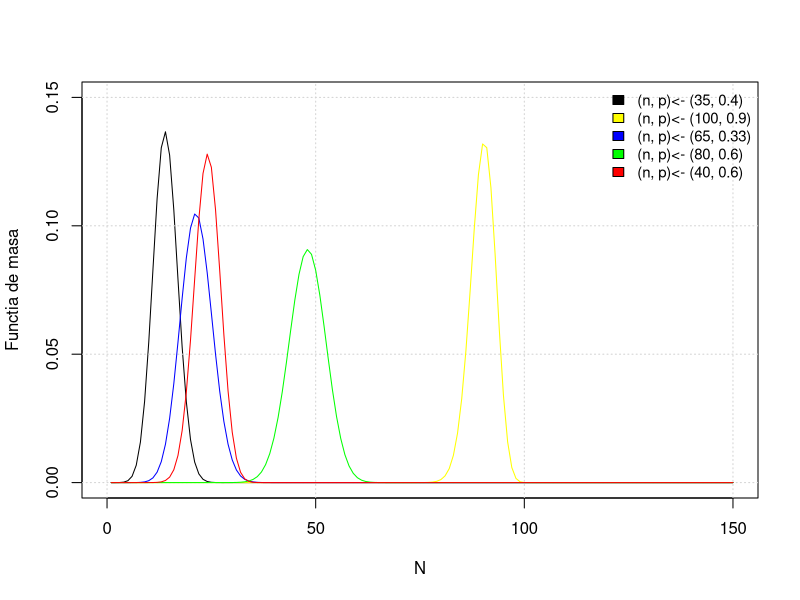
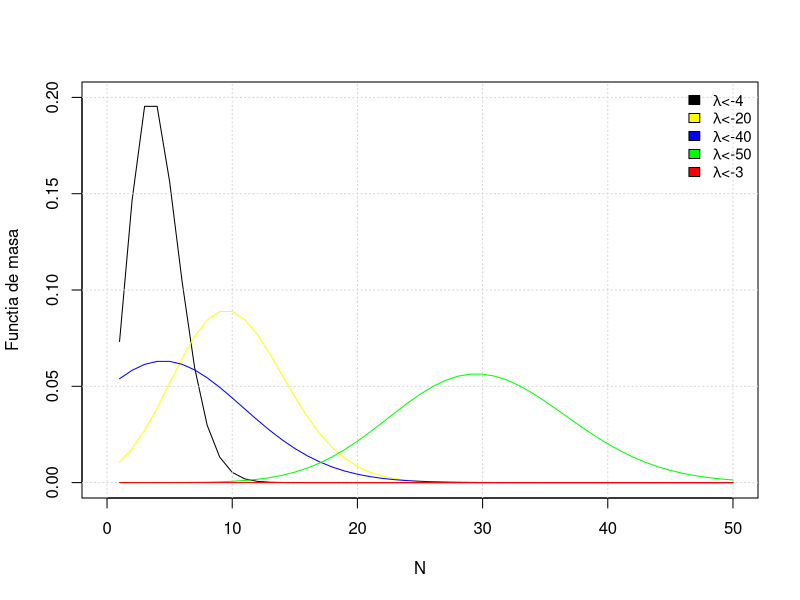
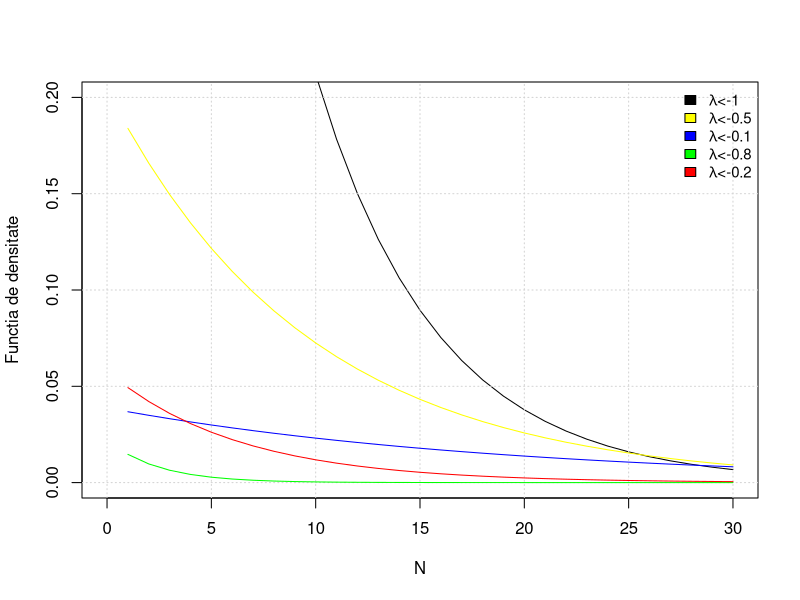
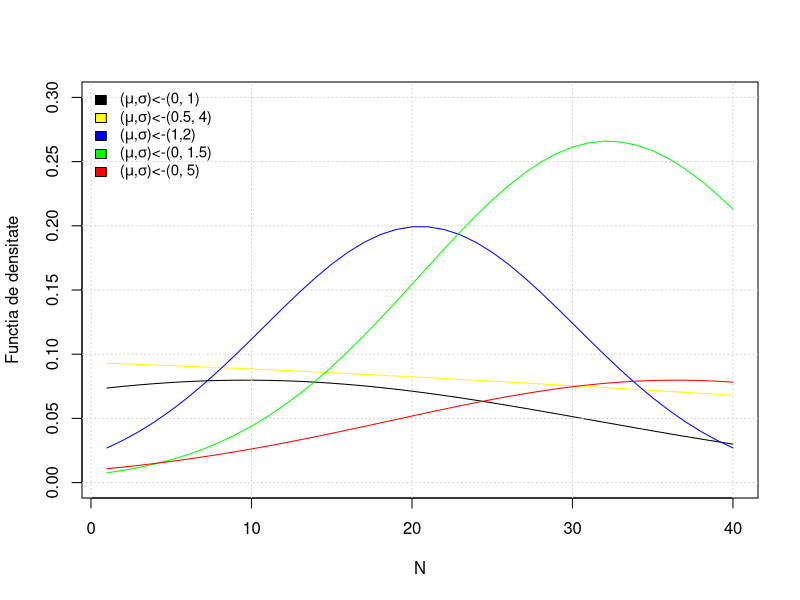
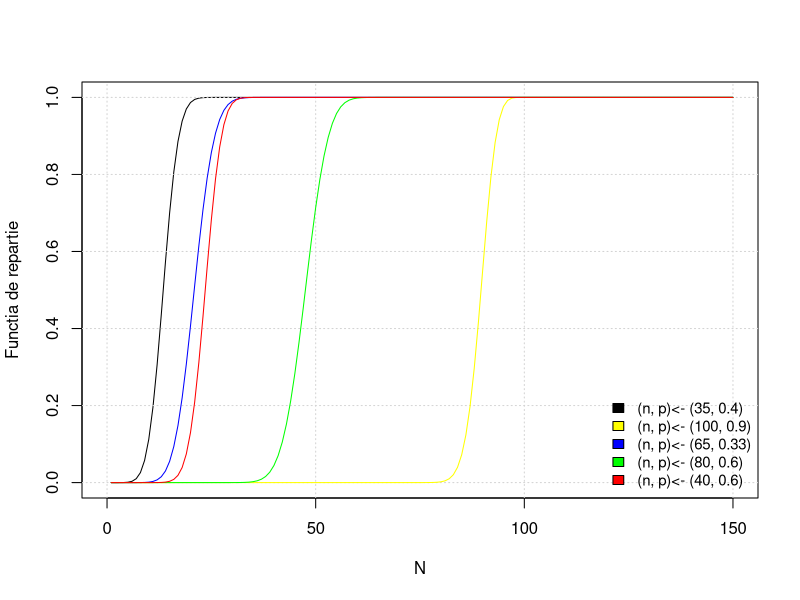
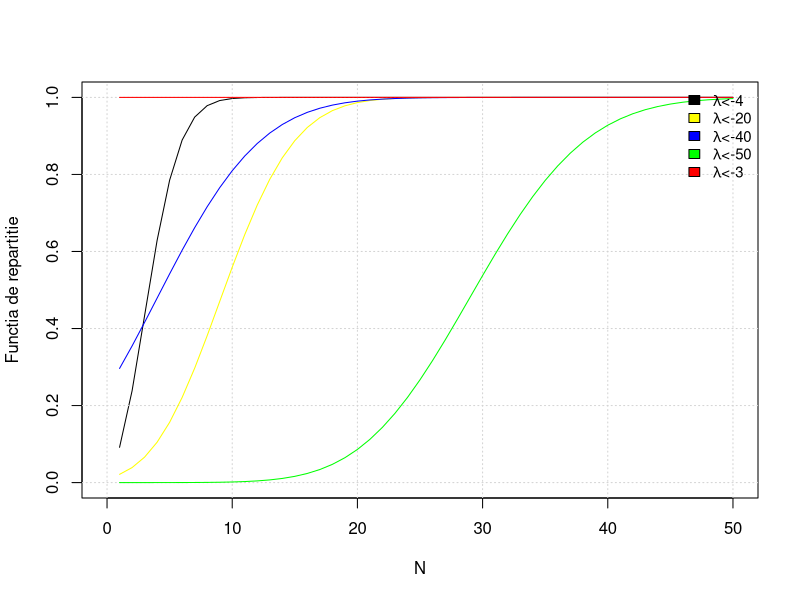
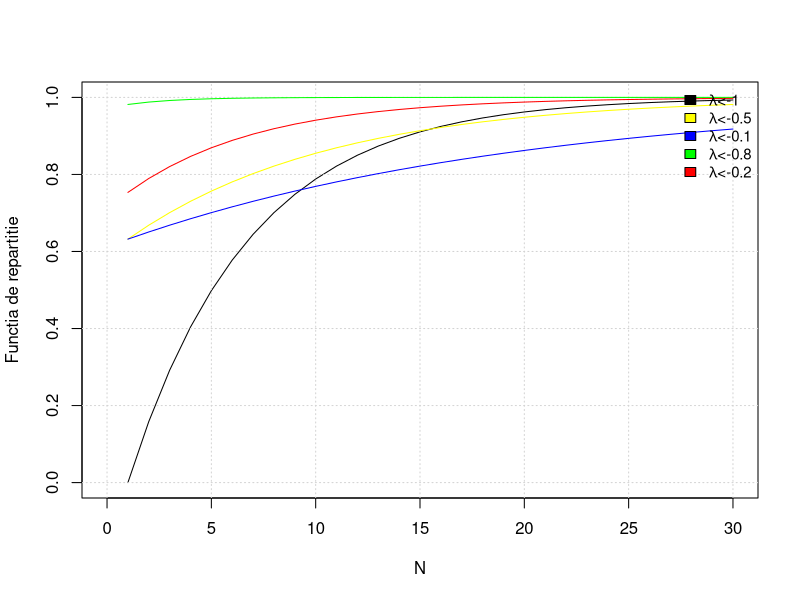
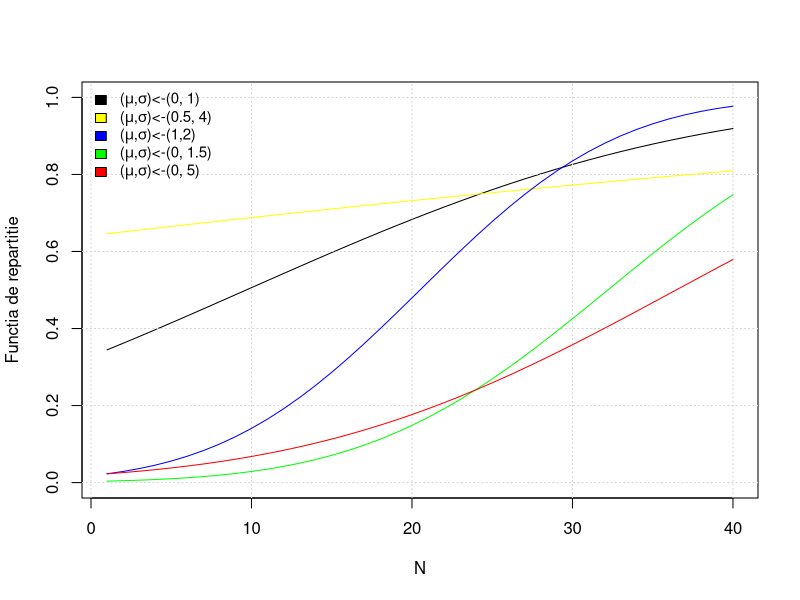

Write the R code that produced these figures, in order.
## ---- chunk 1
knitr::opts_chunk$set(echo = TRUE)
## ---- chunk 2
N = 1000
# definim functii pentru medie si vaianta.
medie = function(v) {
  return(sum(v)/N)
}
varianta = function(v, x) {
  v = v - x
  v = v * v
  return(sum(v) / (N - 1))
}
# generam un esantion de talie N pentru Bin, ii calculam media si varianta
obs  = rbinom(N, 100, 0.5)
obs[0:50]
medie(obs)
varianta(obs, medie(obs))
# generam un esantion de talie N pentru Pois, ii calculam media si varianta
obs = rpois(N, 3)
obs[0:50]
medie(obs)
varianta(obs, medie(obs))
# generam un esantion de talie N pentru Exp, ii calculam media si varianta
obs = rexp(N, 2)
obs[0:50]
medie(obs)
varianta(obs, medie(obs))
# generam un esantion de talie N pentru Norm, ii calculam media si varianta
obs = rnorm(N);
obs[0:50]
medie(obs)
varianta(obs, medie(obs))

## ---- chunk 3
# consideram setul de parametri
N = 150
n = c(35, 100, 65 , 80, 40)
p = c(0.4, 0.9, 0.33, 0.6, 0.6)
culori = c("black", "yellow", "blue", "green", "red")
# trasam graficul
plot(1:N, dbinom(1:N, n[1], p[1]), type = "l",
     ylab = "Functia de masa", xlab = "N", col = culori[1],
     xlim = c(0, N), ylim = c(0, 0.15))
grid()
for(i in 2:5) {
  lines(1:N, dbinom(1:N, n[i], p[i]), col = culori[i])
}
legend("topright", legend = paste("(n, p)<-",
      c("(35, 0.4)", "(100, 0.9)", "(65, 0.33)", "(80, 0.6)", "(40, 0.6)")),
        fill = culori, cex = 0.9, bty = "n")
## ---- chunk 4
# consideram setul de parametri
N = 50
x = matrix(nrow = 5, ncol = N)
x[1,] = 1:50
x[2,] = 11:60
x[3,] = 36:85
x[4,] = 21:70
x[5,] = 41:90
l = c(4, 20, 40, 50, 3)
culori = c("black", "yellow", "blue", "green", "red")
# trasam graficul
plot(1:N, dpois(x[1,], l[1]), type = "l", ylab = "Functia de masa",
     xlab = "N", col = culori[1], xlim = c(0, N), ylim = c(0, 0.2))
grid()
for(i in 2:5) {
  lines(1:N, dpois(x[i,], l[i]), col = culori[i])
}
legend("topright", legend = c(expression(paste(lambda, "<-4")),
                              expression(paste(lambda, "<-20")),
                              expression(paste(lambda, "<-40")),
                              expression(paste(lambda, "<-50")),
                              expression(paste(lambda, "<-3"))),
        fill = culori, cex = 0.9, bty = "n")
## ---- chunk 5
N = 30
x = matrix(nrow = 5, ncol = N)
x[1,] = seq(0, 5, length.out = 30)
x[2,] = seq(2, 8, length.out = 30)
x[3,] = seq(10, 25, length.out = 30)
x[4,] = seq(5, 20, length.out = 30)
x[5,] = seq(7, 30, length.out = 30)
r = c(1, 0.5, 0.1, 0.8, 0.2)
culori = c("black", "yellow", "blue", "green", "red")
# trasam graficul
plot(1:N, dexp(x[1,], rate = r[1]), type = "l",
     ylab = "Functia de densitate", xlab = "N", col = culori[1],
     xlim = c(0, N), ylim = c(0, 0.2))
grid()
for(i in 2:5) {
  lines(1:N, dexp(x[i,], rate = r[i]), col = culori[i])
}
legend("topright", legend = c(expression(paste(lambda, "<-1")),
                              expression(paste(lambda, "<-0.5")),
                              expression(paste(lambda, "<-0.1")),
                              expression(paste(lambda, "<-0.8")),
                              expression(paste(lambda, "<-0.2"))),
        fill = culori, cex = 0.9, bty = "n")
## ---- chunk 6
N = 40
x = matrix(nrow = 5, ncol = N)
x[1,] = seq(-2, 7, length.out = N)
x[2,] = seq(2, 4, length.out = N)
x[3,] = seq(-3, 5, length.out = N)
x[4,] = seq(-4, 1, length.out = N)
x[5,] = seq(-10, 1, length.out = N)
mn = c(0, 0.5, 1, 0, 0)
s = c(1, 4, 2, 1.5, 5)
culori = c("black", "yellow", "blue", "green", "red")
# trasam graficul
plot(1:N, dnorm(x[1,], mean = mn[1], sd = s[i]), type = "l",
     ylab = "Functia de densitate", xlab = "N", col = culori[1],
     ylim = c(0, 0.3))
grid()
for(i in 2:5) {
  lines(1:N, dnorm(x[i,], mean = mn[i], sd = s[i]), col = culori[i])
}
legend("topleft", legend = c(expression(paste("(", mu, ",", sigma, ")<-(0, 1)")),
                            expression(paste("(", mu, ",", sigma, ")<-(0.5, 4)")),
                            expression(paste("(", mu, ",", sigma, ")<-(1,2)")),
                            expression(paste("(", mu, ",", sigma, ")<-(0, 1.5)")),
                            expression(paste("(", mu, ",", sigma, ")<-(0, 5)"))),
        fill = culori, cex = 0.9, bty = "n")
## ---- chunk 7
# consideram setul de parametri
N = 150
n = c(35, 100, 65 , 80, 40)
p = c(0.4, 0.9, 0.33, 0.6, 0.6)
culori = c("black", "yellow", "blue", "green", "red")
# trasam graficul
plot(1:N, pbinom(1:N, n[1], p[1]), type = "l",
     ylab = "Functia de repartie", xlab = "N", col = culori[1],
     xlim = c(0, N), ylim = c(0, 1))
grid()
for(i in 2:5) {
  lines(1:N, pbinom(1:N, n[i], p[i]), col = culori[i])
}
legend("bottomright", legend = paste("(n, p)<-",
      c("(35, 0.4)", "(100, 0.9)", "(65, 0.33)", "(80, 0.6)", "(40, 0.6)")),
        fill = culori, cex = 0.9, bty = "n")
## ---- chunk 8
# consideram setul de parametri
N = 50
x = matrix(nrow = 5, ncol = N)
x[1,] = 1:50
x[2,] = 11:60
x[3,] = 36:85
x[4,] = 21:70
x[5,] = 41:90
l = c(4, 20, 40, 50, 3)
culori = c("black", "yellow", "blue", "green", "red")
# trasam graficul
plot(1:N, ppois(x[1,], l[1]), type = "l", ylab = "Functia de repartitie",
     xlab = "N", col = culori[1], xlim = c(0, N), ylim = c(0, 1))
grid()
for(i in 2:5) {
  lines(1:N, ppois(x[i,], l[i]), col = culori[i])
}
legend("topright", legend = c(expression(paste(lambda, "<-4")),
                              expression(paste(lambda, "<-20")),
                              expression(paste(lambda, "<-40")),
                              expression(paste(lambda, "<-50")),
                              expression(paste(lambda, "<-3"))),
        fill = culori, cex = 0.9, bty = "n")
## ---- chunk 9
N = 30
x = matrix(nrow = 5, ncol = N)
x[1,] = seq(0, 5, length.out = 30)
x[2,] = seq(2, 8, length.out = 30)
x[3,] = seq(10, 25, length.out = 30)
x[4,] = seq(5, 20, length.out = 30)
x[5,] = seq(7, 30, length.out = 30)
r = c(1, 0.5, 0.1, 0.8, 0.2)
culori = c("black", "yellow", "blue", "green", "red")
# trasam graficul
plot(1:N, pexp(x[1,], rate = r[1]), type = "l",
     ylab = "Functia de repartitie", xlab = "N", col = culori[1],
     xlim = c(0, N), ylim = c(0, 1))
grid()
for(i in 2:5) {
  lines(1:N, pexp(x[i,], rate = r[i]), col = culori[i])
}
legend("topright", legend = c(expression(paste(lambda, "<-1")),
                              expression(paste(lambda, "<-0.5")),
                              expression(paste(lambda, "<-0.1")),
                              expression(paste(lambda, "<-0.8")),
                              expression(paste(lambda, "<-0.2"))),
        fill = culori, cex = 0.9, bty = "n")
## ---- chunk 10
N = 40
x = matrix(nrow = 5, ncol = N)
x[1,] = seq(-2, 7, length.out = N)
x[2,] = seq(2, 4, length.out = N)
x[3,] = seq(-3, 5, length.out = N)
x[4,] = seq(-4, 1, length.out = N)
x[5,] = seq(-10, 1, length.out = N)
mn = c(0, 0.5, 1, 0, 0)
s = c(1, 4, 2, 1.5, 5)
culori = c("black", "yellow", "blue", "green", "red")
# trasam graficul
plot(1:N, pnorm(x[1,], mean = mn[1], sd = s[i]), type = "l",
     ylab = "Functia de repartitie", xlab = "N", col = culori[1],
     ylim = c(0, 1))
grid()
for(i in 2:5) {
  lines(1:N, pnorm(x[i,], mean = mn[i], sd = s[i]), col = culori[i])
}
legend("topleft", legend = c(expression(paste("(", mu, ",", sigma, ")<-(0, 1)")),
                            expression(paste("(", mu, ",", sigma, ")<-(0.5, 4)")),
                            expression(paste("(", mu, ",", sigma, ")<-(1,2)")),
                            expression(paste("(", mu, ",", sigma, ")<-(0, 1.5)")),
                            expression(paste("(", mu, ",", sigma, ")<-(0, 5)"))),
        fill = culori, cex = 0.9, bty = "n")
## ---- chunk 11
N = c(25, 50, 100)
P = c(0.05, 0.1)
k = 1:10
# definim functiile de aproximare
aproximarePoisson = function(s, n, p) {
  sum = 0
  l = n * p
  for(j in 0:s){
      sum = sum + exp(-l) * l ^ j / factorial(j)
  }
  return(sum)
}
aproximareNormala = function(n, p) {
  return(pnorm(k, n * p, sqrt(n * p * (1 - p))))
}
aproximareNormalaCorectie = function(n, p) {
  return(pnorm(k + 0.5, n * p, sqrt(n * p * (1 - p))))
}
aproximareCampPaulson = function(n, p) {
  a = 1 / (9 * (n - k))
  b = 1 / (9 * (k + 1))
  r = floor((k + 1) * (1 - p)) / floor(p * (n - k))
  sigma = sqrt(a + b * r ^ (2 / 3))
  mu = 1 - a
  c = (1 - b) * r ^ (1 / 3)
  return(pnorm(c, mu, sigma))
}
# functia pentru crearea tabelului
table = function(n, p) {
  Binomiala = pbinom(k, n, p)
  Poisson = aproximarePoisson(1, n, p)
  for(i in 2:10) {
    Poisson = c(Poisson, aproximarePoisson(i, n, p))
  }
  Normala = aproximareNormala(n, p)
  NormalaCorectie = aproximareNormalaCorectie(n, p)
  CampPaulson = aproximareCampPaulson(n, p)
  rez = data.frame(k, Binomiala, Normala, Poisson,
                   "Normala Corectie" = NormalaCorectie,
                   "Camp-Paulson" = CampPaulson)
  return(rez)
}
# n = 25, p = 0.05
table(N[1], P[1])
# n = 25, p = 0.1
table(n[1], P[2])
# n = 50, p = 0.05
table(N[2], P[1])
# n = 50, p = 0.1
table(n[2], P[2])
# n = 100, p = 0.05
table(N[3], P[1])
# n = 100, p = 0.1
table(n[3], P[2])
## ---- chunk 12
P = seq(0.01, 0.5, 0.01)
error = function(n){
  diferentaPoisson  = c()
  diferentaNormala = c()
  diferentaNormalaCorectie = c()
  diferentaCampPaulson = c()
  for(p in P) {
    Bin = pbinom(k, n, p)
    Pois = aproximarePoisson(1, n, p)
    for(i in 2:10)
      Pois = c(Pois, aproximarePoisson(i, n, p))
    Norm = aproximareNormala(n, p)
    NormCorectie = aproximareNormalaCorectie(n, p)
    CampPaulson = aproximareCampPaulson(n, p)
    diferentaPoisson = c(diferentaPoisson, max( abs(Bin - Pois) ))
    diferentaNormala = c(diferentaNormala, max( abs(Bin - Norm) ))
    diferentaNormalaCorectie = c(diferentaNormalaCorectie,
                                 max( abs(Bin - NormCorectie) ))
    diferentaCampPaulson = c(diferentaCampPaulson,
                             max( abs(Bin - CampPaulson) ))
  }
  max_y = max(diferentaPoisson, diferentaNormala, diferentaNormalaCorectie,
             diferentaCampPaulson)
  plot(P, diferentaPoisson, xlim = c(0.01, 0.5), ylim = c(0, max_y),
       xlab = "p", ylab = "Erori aproximari", col = "blue", type = "p",
       pch = 2, cex = 0.7)
  grid()
  points(P, diferentaNormala, col = "black", type = "p", pch = 10, cex = 0.7)
  points(P, diferentaNormalaCorectie, col = "red", type = "p",
         pch = 7, cex = 0.7)
  points(P, diferentaCampPaulson, col = "yellow", type = "p", pch = 9, cex = 0.7)
  legend("topright", legend = c("Poisson", "Normala", "Normala Corectie",
          "Camp-Paulson"), fill = c("blue", "black", "red", "yellow"),
            bty = "n", cex = 0.7)
}
error(25)
error(50)
error(100)
## ---- chunk 13
N=1000
par(pty="s")
plot(0,pch='',ylab='y',xlab='x',xlim = c(-1,1),ylim=c(-1,1))
n=0;
x=0;y=0;
while(n<N)
{
  x=runif(1,min=-1,max = 1)
  y=runif(1,min=-1,max = 1)
  dist=sqrt(x^2+y^2)
  if(dist<=1)
    {points(x,y,col="blue")
    n=n+1}
  else
    points(x,y,col="red")
}
## ---- chunk 14
N=1000
n=0;
x=0;y=0;
xi=rep(N,0);
yi=rep(N,0);
med=0;
while(n<N)
{
  x=runif(1,min=-1,max = 1)
  y=runif(1,min=-1,max = 1)
  dist=sqrt(x^2+y^2)
  if(dist<=1)
  {n=n+1
    xi[n]=x;
    yi[n]=y;}
}
for(i in 1:N)
{
  dist=sqrt(xi[i]^2+yi[i]^2)
  med=med+dist;
}
med=med/N;
med
## ---- chunk 15
N=1000
par(pty="s")
plot(0,pch='',ylab='y',xlab='x',xlim = c(-1,1),ylim=c(-1,1))
for(i in 1:N)
{
  r=runif(1,min=0,max=1)
  te=runif(1,min=0,max=2*pi)
  points(r*cos(te),r*sin(te),col="blue")
}
